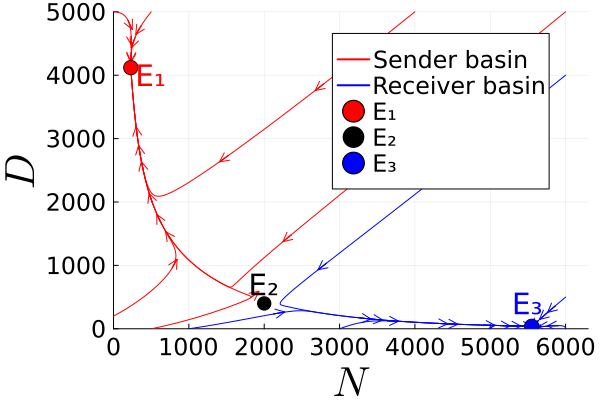

This chart was generated by the following Julia code:
using DifferentialEquations
using LinearAlgebra
using LaTeXStrings
import Plots
_t_start = time()   # --- start runtime timer ---

Plots.gr()   # Force GR backend

function run_phase_diagram_with_arrows()

    # -------------------------------
    # Parameters
    # -------------------------------
    β_N = 500.0
    β_D = 1000.0
    γ_I = 0.5
    γ = 0.1
    k_T = 0.00005
    k_c = 0.0005
    p = 2
    Dext = 1000.0
    Next = 500.0
    I_threshold = 200.0

    H_plus(x)  = (1 + 2*x^p) / (1 + x^p)
    H_minus(x) = 1 / (1 + x^p)

    # -------------------------------
    # ODE System
    # -------------------------------
    function odefun!(du, u, p, t)
        N, D, I = u
        du[1] = β_N * H_plus(I / I_threshold) - k_c * N * D - k_T * N * Dext - γ * N
        du[2] = β_D * H_minus(I / I_threshold) - k_c * N * D - k_T * D * Next - γ * D
        du[3] = k_T * N * Dext - γ_I * I
    end

    # -------------------------------
    # Initial Conditions
    # -------------------------------
    init_conds = [
        [500,   0,    400],
        [1000,  0,    500],
        [4000,  5000, 0],
        [0,     200,  200],
        [500,   5000, 100],
        [6000,  5000, 100],
        [0,     5000, 160],
        [6000,  4000, 100],
        [6000,  500,  600],
        [6000,  0,    400],
        [5000,  0,    400],
        [3000,  0,    400]
    ]

    colors = [:red, :blue, :red, :red, :red, :red,
              :red, :blue, :blue, :blue, :blue, :blue]

    tspan_list = [(1.0, i==1 ? 50000.0 : 500000.0)
                  for i in 1:length(init_conds)]

    # -------------------------------
    # Plot Setup
    # -------------------------------
    plt = Plots.plot(
        xlabel = L"N",
        ylabel = L"D",
        xguidefontsize = 28,
        yguidefontsize = 28,
        xlims = (0, 6300),
        ylims = (0, 5000),
        legend = (0.55, 0.85),
        legendfontsize = 16,
        tickfontsize = 16
    )

    # -------------------------------
    # Solve and Plot
    # -------------------------------
    for (i, u0) in enumerate(init_conds)

        prob = ODEProblem(odefun!, u0, tspan_list[i])
        sol  = solve(prob, Rodas5(), reltol=1e-8, abstol=1e-8)

        N_vals = getindex.(sol.u, 1)
        D_vals = getindex.(sol.u, 2)

        label_text = ""
        if i == 1
            label_text = "Sender basin"
        elseif i == 2
            label_text = "Receiver basin"
        end

        Plots.plot!(plt, N_vals, D_vals,
                    color = colors[i],
                    linewidth = 1.0,
                    label = label_text)

        # ------------------------------------------------
        # Uniform Arc-Length Arrow Placement
        # ------------------------------------------------
        arc = zeros(length(N_vals))
        for k in 2:length(N_vals)
            arc[k] = arc[k-1] + hypot(
                N_vals[k] - N_vals[k-1],
                D_vals[k] - D_vals[k-1]
            )
        end

        total_length = arc[end]
        n_arrows = 3
        target_positions = range(0, total_length,
                                 length = n_arrows + 2)[2:end-1]

        du = zeros(3)

        for s in target_positions

            idx = findfirst(x -> x ≥ s, arc)
            idx === nothing && continue

            u_arrow = sol.u[idx]
            odefun!(du, u_arrow, nothing, sol.t[idx])

            dN, dD = du[1], du[2]

            # Constant arrow size
            scale = 150.0 / (hypot(dN, dD) + 1e-12)

            Plots.quiver!(plt,
                [u_arrow[1]],
                [u_arrow[2]],
                quiver = ([dN * scale], [dD * scale]),
                color = colors[i],
                linewidth = 1.0,
                label = ""
            )
        end
    end

    # -------------------------------
    # Equilibria
    # -------------------------------
    E1 = [229.204151417523, 4119.48408364746]
    E2 = [2000.0, 400.0]
    E3 = [5550.54030894494, 39.6219875911302]

    Plots.scatter!(plt, [E1[1]], [E1[2]],
                   markersize=8, color=:red, label="E₁")

    Plots.scatter!(plt, [E2[1]], [E2[2]],
                   markersize=8, color=:black, label="E₂")

    Plots.scatter!(plt, [E3[1]], [E3[2]],
                   markersize=8, color=:blue, label="E₃")

    Plots.annotate!(plt, 500, 4000, Plots.text("E₁", 20, :red))
    Plots.annotate!(plt, 2000, 700, Plots.text("E₂", 20, :black))
    Plots.annotate!(plt, 5500, 400, Plots.text("E₃", 20, :blue))

    Plots.display(plt)
    Plots.savefig(plt, "phase_plane_p=2.png")

    return plt
end

run_phase_diagram_with_arrows()
println("Running time: ", round(time() - _t_start, digits=2), " seconds")
